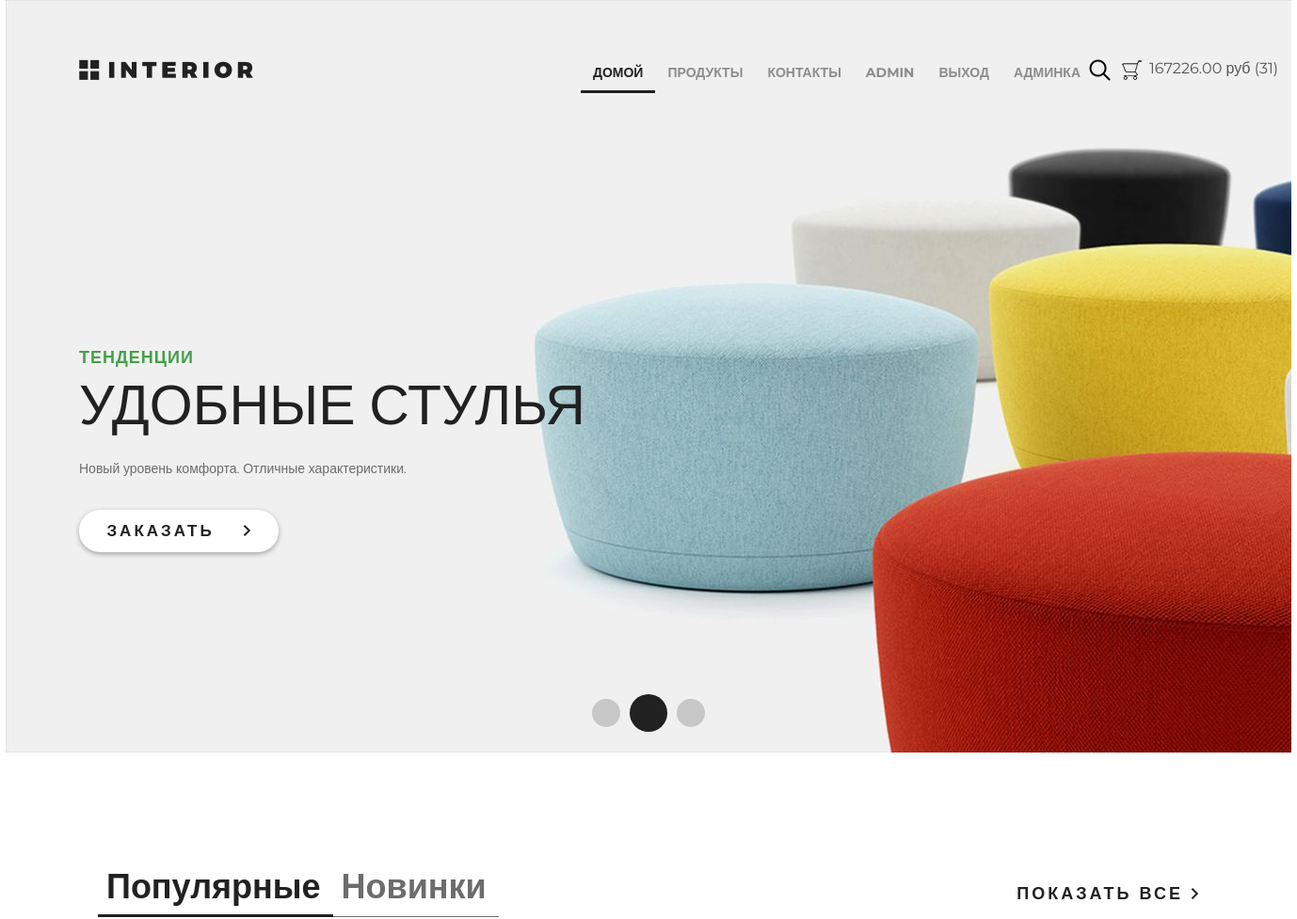
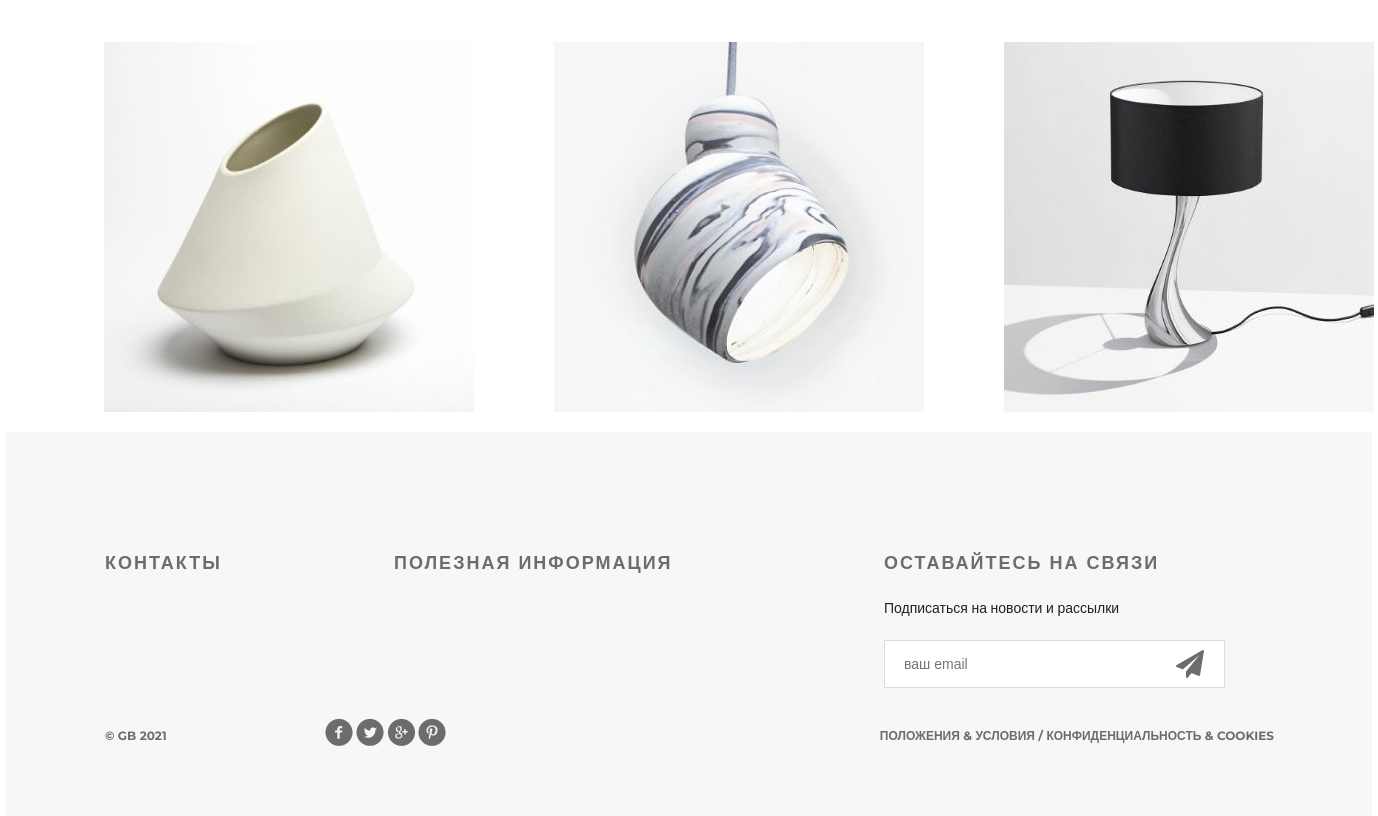
Page / (signed in) on the committed database (2 pictures, top to bottom).
### authapp/models.py (models this page shows)
class ShopUser(AbstractUser):
    avatar = models.ImageField(upload_to="users_avatars", verbose_name="Аватар пользователя", blank=True)
    country = models.TextField(max_length=32, verbose_name="Страна", blank=True)
    age = models.PositiveSmallIntegerField(verbose_name="Возраст")

### basketapp/models.py (models this page shows, shortened)
class Basket(models.Model):
    user = models.ForeignKey(settings.AUTH_USER_MODEL, on_delete=models.CASCADE, related_name="basket")
    product = models.ForeignKey(Product, on_delete=models.CASCADE)
    quantity = models.PositiveIntegerField(verbose_name="количество", default=0)
    add_date = models.DateTimeField(auto_now_add=True, verbose_name="время добавления")
    @property
    def price(self):
        return self.product.price * self.quantity
    @property
    def total_price(self):
        return sum(map(lambda p: p.price, Basket.objects.filter(user=self.user)))
    @property
    def total_quantity(self):
        return sum(map(lambda p: p.quantity, Basket.objects.filter(user=self.user)))

### mainapp/models.py (models this page shows, shortened)
class Product(models.Model):
    category = models.ForeignKey(ProductCategory, on_delete=models.CASCADE)
    name = models.CharField(max_length=64, verbose_name="Имя товара")
    short_desc = models.CharField(max_length=256, blank=True, verbose_name="Краткое описание товара")
    description = models.TextField(blank=True, verbose_name="Описание товара")
    image = models.ImageField(upload_to="products_previews", blank=True, verbose_name="Картинка товара")
    price = models.DecimalField(max_digits=8, decimal_places=2, verbose_name="Цена товара")
    quantity = models.PositiveSmallIntegerField(default=0, verbose_name="Количество на складе")
    is_active = models.BooleanField(verbose_name="Активно", default=True)

### mainapp/views.py (the view)
# urls.py: path('', mainapp.main, name='home'),
def main(request):
    context = {
        "page": 'home',
        "title": 'главная',
        "most_populars": _random_products(3),
    }
    if request.user.is_authenticated:
        context["basket"] = Basket.objects.filter(user=request.user)
    return render(request, 'mainapp/index.html', context=context)

### mainapp/views.py (called while the page is built)
def _random_products(count):
    products_list = list(Product.objects.all())
    random.shuffle(products_list)
    return products_list[:count]

### mainapp/templates/mainapp/index.html (shortened to what this page needs)
{% extends 'mainapp/base.html' %}
{% load static %}
{% block content %}
	<div class="slider">
		{% include 'mainapp/includes/inc_nav_menu.html' %}
		<div class="text-slider">
			<h3 class="green">тенденции</h3>
			<h3 class="big"> удобные стулья</h3>
			<p>Новый уровень комфорта. Отличные характеристики.</p>
			<a href="#" class="button-order">заказать <img src={% static 'img/arrow.png' %} alt=""></a>
		</div>
		<div class="navi">
			<a href="#"></a><a href="#"></a><a href="#"></a>
		</div>
	</div>
	<div class="featured">
		<div class="featured-menu">
				<a class="active" href="#">Популярные</a><a href="#">Новинки</a>
		</div>
		<a class="explore" href={% url 'products:categories' 0 %}>показать все <img src={% static 'img/arrow.png' %} alt=""></a>
		<div class="clearfix">
		</div>
		<div class="tab-content">
			{% for product in most_populars %}
				<div class="block">
					<a href="{% url 'products:product' product.pk %}">
						<img src="/media/{{ product.image }}" alt={{ product.short_desc }}>
					</a>
				</div>
			{% endfor %}
		</div>
	</div>
{% endblock %}

### mainapp/templates/mainapp/includes/inc_nav_menu.html
<div class="header clearfix">
    <a href={% url 'home' %} class="logo"></a>
    <ul class="menu">
        <li><a href={% url 'home' %} {% if page == 'home' %} class="active" {% endif %}>домой</a></li>
        <li><a href={% url 'products:products' %} {% if page == 'products' %} class="active" {% endif %}>продукты</a></li>
        <li><a href={% url 'contact' %} {% if page == 'contact' %} class="active" {% endif %}>контакты</a></li>
        {% if user.is_authenticated %}
        <li><a href={% url 'auth:edit' %}>{{ user.first_name|default:"Пользователь" }}</a></li>
        <li><a href={% url 'auth:logout' %}>выход</a></li>
        {% if user.is_superuser %}
            <li><a href="{% url 'adminapp:users' %}">админка</a></li>
        {% endif %}
        {% else %}
        <li><a href={% url 'auth:login' %}>вход</a></li>
        <li><a href={% url 'auth:register' %}>регистрация</a></li>
        {% endif %}
    </ul>
    <a href="#" class="search"></a>
    <a href={% url 'basket:view' %} class="basket">
        {% if basket %}
            <span>{{ basket.0.total_price }}&nbsp;руб&nbsp;({{ basket.0.total_quantity }})</span>
        {% endif %}
    </a>
</div>

### static/css/style.css (style rules this page uses)
* { margin: 0; padding: 0; }
body { font-family: 'Montserrat', sans-serif; }
html, body { height: 100%; }
.slider { height: 800px; background-image: url(/static/img/slider.jpg); padding-left: 78px; padding-right: 211px; position: relative; }
.logo { background-image: url(/static/img/logo.png); margin-top: 63px; width: 185px; height: 22px; float: left; }
.menu { list-style-type: none; margin-top: 67px; float: right; }
.menu li { float: left; }
.menu a { color: #8c8c8c; font-size: 14px; font-weight: 700; text-align: right; text-transform: uppercase; text-decoration: none; padding: 10px 13px; }
.menu .active { color: #212121; font-weight: 700; border-bottom: 3px solid #212121; }
.search { display: block; width: 23px; height: 23px; background-image: url(/static/img/search.png); position: absolute; top: 63px; left: 1151px; }
.basket { display: block; width: 23px; height: 23px; background-image: url(/static/img/basket.png); position: absolute; top: 63px; left: 1185px; text-decoration: none; color: #555; }
.basket span { display: block; margin-left: 30px; width: 150px; }
.clearfix:after { content: ""; display: block; clear: both; }
.text-slider { margin-top: 288px; position: absolute; }
.text-slider p { color: #6c6c6c; font-size: 14px; text-align: left; width: 458px; line-height: 24px; }
.button-order { background-color: #ffffff; box-shadow: 0px 2px 4.85px 0.15px rgba(33, 33, 33, 0.35); width: 212px; height: 45px; display: block; text-transform: uppercase; text-align: center; border-radius: 22px; text-decoration: none; color: #212121; font-size: 17px; font-weight: 700; line-height: 45px; margin-top: 32px; letter-spacing: 3px; }
.button-order img { padding-left: 22px; }
.green { text-transform: uppercase; color: #43a047; font-size: 18px; font-weight: 700; text-align: left; margin-bottom: 22px; line-height: 13px; letter-spacing: 1px; }
.big { color: #212121; font-size: 59px; line-height: 43px; text-transform: uppercase; font-weight: 100; margin-bottom: 34px; }
.navi { position: absolute; bottom: 22px; right: 618px; display: flex; width: 130px; height: 40px; justify-content: space-between; align-items: center; }
.navi a { display: block; width: 30px; height: 30px; border-radius: 50%; background-color: rgba(33, 33, 33, 0.2); float: left; margin: 0px 5px; }
.navi a:nth-child(2) { display: block; width: 40px; height: 40px; border-radius: 50%; background-color: #212121; float: left; margin: 0px; }
.featured { padding-left: 98px; padding-right: 98px; }
.featured-menu { margin-top: 120px; width: 300px; height: 49px; float: left; }
.featured-menu a { color: #6c6c6c; font-size: 36px; font-weight: 700; text-align: left; text-decoration: none; border-bottom: 1px solid #6c6c6c; padding-bottom: 10px; padding-right: 13px; padding-left: 9px; }
.featured-menu .active { font-size: 36px; font-weight: 700; text-align: left; color: #212121; border-bottom: 3px solid #212121; padding-bottom: 8px; }
.explore { text-transform: uppercase; color: #212121; font-size: 18px; font-weight: 700; line-height: 24px; text-align: center; float: right; margin-top: 138px; letter-spacing: 3px; text-decoration: none; }
.tab-content { margin-top: 50px; display: flex; justify-content: space-between; margin-bottom: 120px; }
.tab-content .block { height: 270px; width: 270px; position: relative; }

### rows in the picture
ShopUser: first_name "ADMIN"
Basket: user+product+quantity "167226.00", user+quantity "31"
Product: image (picture)
Product: image (picture)
Product: image (picture)
